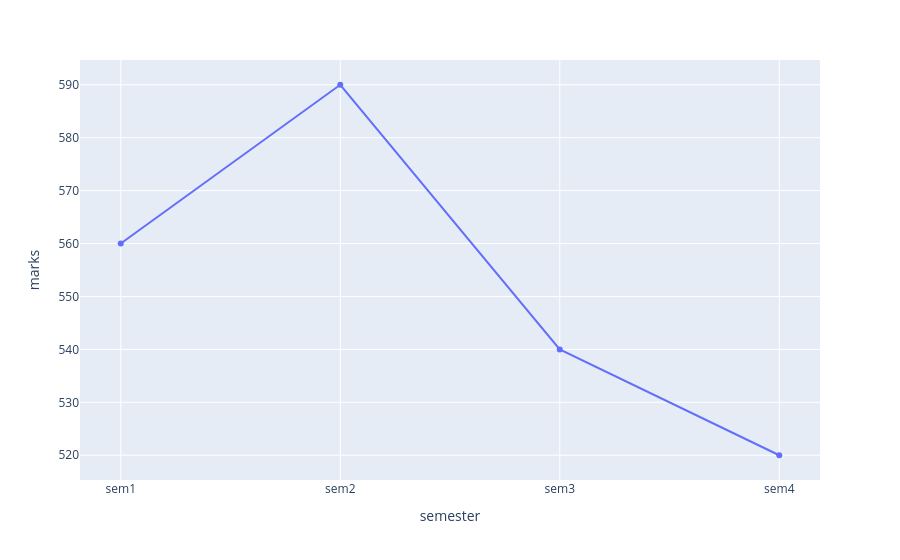

The notebook cell saved with this chart:
### Code cell
students=pd.DataFrame({"semester":["sem1","sem2","sem3","sem4"],
                       "marks":[560,590,540,520]})
Data=px.line(students,x="semester",y="marks",markers=True)
Data.show()

### Figure 1 — Plotly figure (JSON) as saved in the notebook; plotly's stock layout.template omitted (floating-point values rounded to 4 significant figures)
{"data": [{"hovertemplate": "semester=%{x}<br>marks=%{y}<extra></extra>", "legendgroup": "", "line": {"color": "#636efa", "dash": "solid"}, "marker": {"symbol": "circle"}, "mode": "lines+markers", "name": "", "orientation": "v", "showlegend": false, "type": "scatter", "x": ["sem1", "sem2", "sem3", "sem4"], "xaxis": "x", "y": [560, 590, 540, 520], "yaxis": "y"}], "layout": {"legend": {"tracegroupgap": 0}, "margin": {"t": 60}, "xaxis": {"anchor": "y", "domain": [0, 1], "title": {"text": "semester"}}, "yaxis": {"anchor": "x", "domain": [0, 1], "title": {"text": "marks"}}}}
